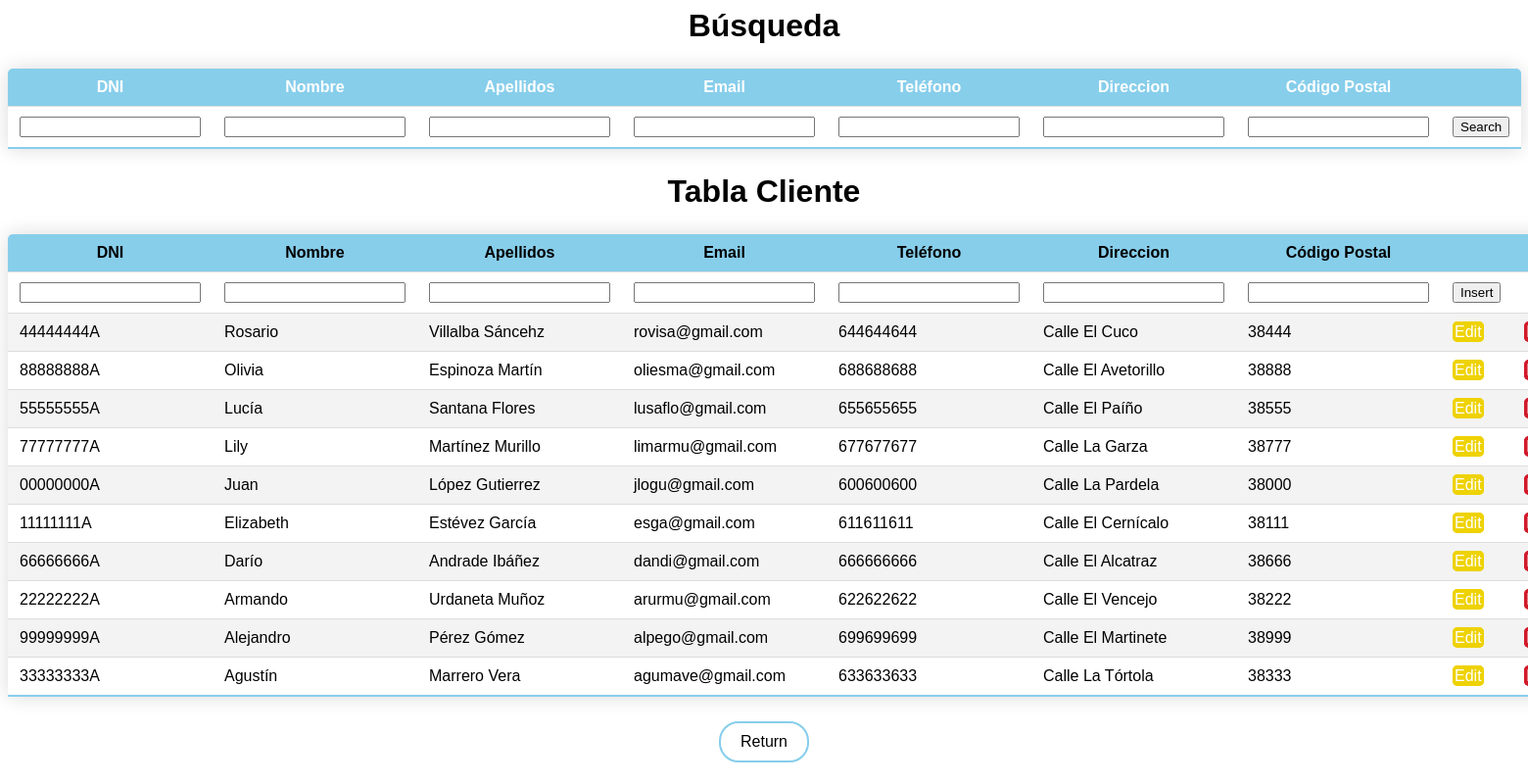
The page /with-css/cliente.php?column=Nombre&order=desc on the database its author committed.
### tables this page shows
CREATE TABLE IF NOT EXISTS CLIENTE (
  DNI VARCHAR(10) NOT NULL,
  Nombre VARCHAR(45) NOT NULL,
  Apellidos VARCHAR(45) NOT NULL,
  Email VARCHAR(45) NOT NULL,
  Telefono VARCHAR(12) NOT NULL,
  Direccion VARCHAR(45) NOT NULL,
  Codigo_postal VARCHAR(8) NOT NULL,
  Borrado TINYINT NULL,
  PRIMARY KEY (DNI),
  UNIQUE INDEX Email_UNIQUE (Email ASC) VISIBLE,
  UNIQUE INDEX DNI_UNIQUE (DNI ASC) VISIBLE,
  UNIQUE INDEX Telefono_UNIQUE (Telefono ASC) VISIBLE);

### with-css/cliente.php (the view, shortened to what this page needs)
<?php
require "bbdd.php";
$columns = array('DNI','Nombre','Apellidos', 'Email', 'Telefono', 'Direccion', 'Codigo_postal');
$column = isset($_GET['column']) && in_array($_GET['column'], $columns) ? $_GET['column'] : $columns[0];
$sort_order = isset($_GET['order']) && strtolower($_GET['order']) == 'desc' ? 'DESC' : 'ASC';
if ($result = mysqli_query($db, "SELECT * FROM CLIENTE WHERE Borrado = 0 ORDER BY $column $sort_order")) {
	$up_or_down = str_replace(array('ASC','DESC'), array('up','down'), $sort_order);
	$asc_or_desc = $sort_order == 'ASC' ? 'desc' : 'asc';
	$add_class = ' class="highlight"';
?>
<!DOCTYPE html>
<html>
<head>
</head>
<body>
<div>
<table class="styled-table">
  <h1>Búsqueda</h1>
  <tr>
    <th>DNI</th>
    <th>Nombre</th>
    <th>Apellidos</th>
    <th>Email</th>
    <th>Teléfono</th>
    <th>Direccion</th>
    <th>Código Postal</th>
    <th></th>
    </tr>
    <form action="cliente.php?search=" method="post">
    <td><input type='text' name='DNI'></td>
    <td><input type='text' name='Nombre'></td>
    <td><input type='text' name='Apellidos'></td>
    <td><input type='text' name='Email'></td>
    <td><input type='text' name='Telefono'></td>
    <td><input type='text' name='Direccion'></td>
    <td><input type='text' name='Codigo_Postal'></td>
    <td><button>Search</button></td>
    </form>
  </table>
  <table class="styled-table search-table">
  <h1>Tabla Cliente</h1>
  <tr>
    <th><a class = "table-title" href="cliente.php?column=DNI&order=<?php echo $asc_or_desc; ?>">DNI<i class ="<?php echo $column == 'DNI' ? '-' . $up_or_down : ''; ?>"></i></a></th>
    <th><a class = "table-title" href="cliente.php?column=Nombre&order=<?php echo $asc_or_desc; ?>">Nombre<i class ="<?php echo $column == 'Nombre' ? '-' . $up_or_down : ''; ?>"></i></a></th>
    <th><a class = "table-title" href="cliente.php?column=Apellidos&order=<?php echo $asc_or_desc; ?>">Apellidos<i class ="<?php echo $column == 'Apellidos' ? '-' . $up_or_down : ''; ?>"></i></a></th>
    <th><a class = "table-title" href="cliente.php?column=Email&order=<?php echo $asc_or_desc; ?>">Email<i class ="<?php echo $column == 'Email' ? '-' . $up_or_down : ''; ?>"></i></a></th>
    <th><a class = "table-title" href="cliente.php?column=Telefono&order=<?php echo $asc_or_desc; ?>">Teléfono<i class ="<?php echo $column == 'Telefono' ? '-' . $up_or_down : ''; ?>"></i></a></th>
    <th><a class = "table-title" href="cliente.php?column=Direccion&order=<?php echo $asc_or_desc; ?>">Direccion<i class ="<?php echo $column == 'Direccion' ? '-' . $up_or_down : ''; ?>"></i></a></th>
    <th><a class = "table-title" href="cliente.php?column=Codigo_postal&order=<?php echo $asc_or_desc; ?>">Código Postal<i class ="<?php echo $column == 'Codigo_postal' ? '-' . $up_or_down : ''; ?>"></i></a></th>
    <th></th>
    <th></th>
    </tr>
  <tr>
  <form action="insert.php?" method="post">
    <td><input type='text' name='enterDNI'></td>
    <td><input type='text' name='enterNombre'></td>
    <td><input type='text' name='enterApellidos'></td>
    <td><input type='text' name='enterEmail'></td>
    <td><input type='text' name='enterTelefono'></td>
    <td><input type='text' name='enterDireccion'></td>
    <td><input type='text' name='enterCodigo_Postal'></td>
    <td><button>Insert</button></td>
    </form>
  </tr>
<?php
  while($data = mysqli_fetch_assoc($result)) {
  ?>
  <tr>
    <td <?php echo $column == 'DNI' ? $add_class : ''; ?>><?php echo $data['DNI'];?></td>
    <td <?php echo $column == 'Nombre' ? $add_class : ''; ?>><?php echo $data['Nombre'];?></td>
    <td <?php echo $column == 'Apellidos' ? $add_class : ''; ?>><?php echo $data['Apellidos'];?></td>
    <td <?php echo $column == 'Email' ? $add_class : ''; ?>><?php echo $data['Email'];?></td>
    <td <?php echo $column == 'Telefono' ? $add_class : ''; ?>><?php echo $data['Telefono'];?></td>
    <td <?php echo $column == 'Direccion' ? $add_class : ''; ?>><?php echo $data['Direccion'];?></td>
    <td <?php echo $column == 'Codigo_postal' ? $add_class : ''; ?>><?php echo $data['Codigo_postal'];?></td>
    <td ><a class = "edit" href="edit.php?id=<?php echo $data['DNI']; ?>">Edit</a></td>
    <td ><a class = "delete" href="delete.php?id=<?php echo $data['DNI']; ?>">Delete</a></td>
  </tr>
  <?php
  }
  ?>
  </table>
  </div>
<a class = "return" href="index.php">Return</a>
</body>
</html>
<?php
}
?>

### rows shown on the page
cliente: DNI "44444444A", Nombre "Rosario", Apellidos "Villalba Sáncehz", Email "rovisa@gmail.com", Telefono "644644644", Direccion "Calle El Cuco", Codigo_postal "38444"
cliente: DNI "88888888A", Nombre "Olivia", Apellidos "Espinoza Martín", Email "oliesma@gmail.com", Telefono "688688688", Direccion "Calle El Avetorillo", Codigo_postal "38888"
cliente: DNI "55555555A", Nombre "Lucía", Apellidos "Santana Flores", Email "lusaflo@gmail.com", Telefono "655655655", Direccion "Calle El Paíño", Codigo_postal "38555"
cliente: DNI "77777777A", Nombre "Lily", Apellidos "Martínez Murillo", Email "limarmu@gmail.com", Telefono "677677677", Direccion "Calle La Garza", Codigo_postal "38777"
cliente: DNI "00000000A", Nombre "Juan", Apellidos "López Gutierrez", Email "jlogu@gmail.com", Telefono "600600600", Direccion "Calle La Pardela", Codigo_postal "38000"
cliente: DNI "11111111A", Nombre "Elizabeth", Apellidos "Estévez García", Email "esga@gmail.com", Telefono "611611611", Direccion "Calle El Cernícalo", Codigo_postal "38111"
cliente: DNI "66666666A", Nombre "Darío", Apellidos "Andrade Ibáñez", Email "dandi@gmail.com", Telefono "666666666", Direccion "Calle El Alcatraz", Codigo_postal "38666"
cliente: DNI "22222222A", Nombre "Armando", Apellidos "Urdaneta Muñoz", Email "arurmu@gmail.com", Telefono "622622622", Direccion "Calle El Vencejo", Codigo_postal "38222"
cliente: DNI "99999999A", Nombre "Alejandro", Apellidos "Pérez Gómez", Email "alpego@gmail.com", Telefono "699699699", Direccion "Calle El Martinete", Codigo_postal "38999"
cliente: DNI "33333333A", Nombre "Agustín", Apellidos "Marrero Vera", Email "agumave@gmail.com", Telefono "633633633", Direccion "Calle La Tórtola", Codigo_postal "38333"
